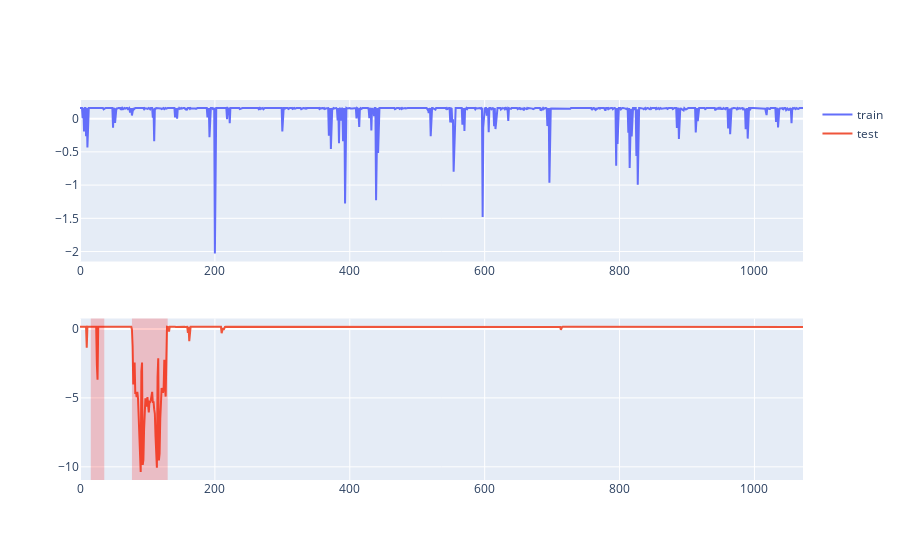

Here is the notebook cell this chart was saved with:
### Code cell
# train与test合在一起作图，好对比
from plotly.subplots import make_subplots

fig = make_subplots(rows=2, cols=1)

x = list(range(len(train_value)))
fig.add_trace(go.Scatter(x=x, y=train_value, mode="lines", name='train'), row=1, col=1)
# add label as shape
for idx_len, label in consecutive_label_and_idx("".join(train_label.astype(str))):
    idx, length = idx_len
    if label == "1":
        fig.add_vrect(
            x0=idx,
            x1=idx + length,
            line_width=0,
            fillcolor="red",
            opacity=0.2,
            row=1,
            col=1,
        )

x = list(range(len(test_value)))
fig.add_trace(go.Scatter(x=x, y=test_value, mode="lines", name='test'), row=2, col=1)
# add label as shape
for idx_len, label in consecutive_label_and_idx("".join(test_label.astype(str))):
    idx, length = idx_len
    if label == "1":
        fig.add_vrect(
            x0=idx,
            x1=idx + length,
            line_width=0,
            fillcolor="red",
            opacity=0.2,
            row=2,
            col=1,
        )

# 若要使用update_layout的rangeslider，应该row数要翻倍，其也算一个trace
# fig.update_layout(
#     hovermode='x',
#     xaxis=dict(
#         rangeslider=dict(
#             visible=True
#         ),
#     )
# )
fig.write_image(dir_img_root / f"allinone_{part_idx}.pdf", width=1280, height=400)
fig.show()

### Figure 1 — Plotly figure (JSON) as saved in the notebook; plotly's stock layout.template omitted (floating-point values rounded to 4 significant figures; data arrays with more than 128 entries replaced by an {"elided": "..."} marker saying what was removed)
{"data": [{"mode": "lines", "name": "train", "type": "scatter", "x": {"elided": "1073 int values"}, "xaxis": "x", "y": {"elided": "1073 float values"}, "yaxis": "y"}, {"mode": "lines", "name": "test", "type": "scatter", "x": {"elided": "1073 int values"}, "xaxis": "x2", "y": {"elided": "1073 float values"}, "yaxis": "y2"}], "layout": {"shapes": [{"fillcolor": "red", "line": {"width": 0}, "opacity": 0.2, "type": "rect", "x0": 16, "x1": 36, "xref": "x2", "y0": 0, "y1": 1, "yref": "y2 domain"}, {"fillcolor": "red", "line": {"width": 0}, "opacity": 0.2, "type": "rect", "x0": 77, "x1": 130, "xref": "x2", "y0": 0, "y1": 1, "yref": "y2 domain"}], "xaxis": {"anchor": "y", "domain": [0, 1]}, "xaxis2": {"anchor": "y2", "domain": [0, 1]}, "yaxis": {"anchor": "x", "domain": [0.575, 1]}, "yaxis2": {"anchor": "x2", "domain": [0, 0.425]}}}
